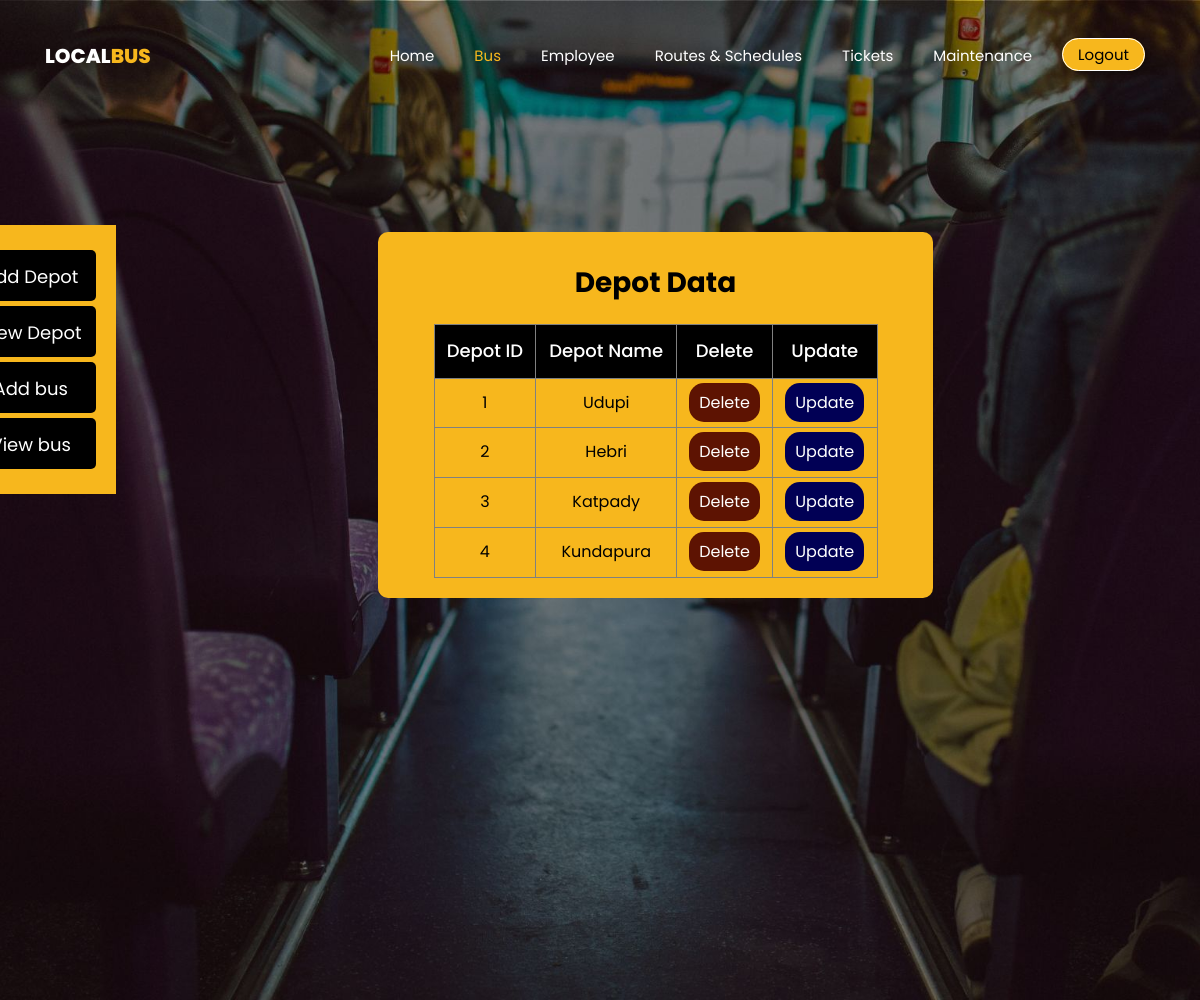
Screenshot of /view_depot.php (signed in) with the database file from the repository.
### tables this page shows
CREATE TABLE `depot` (
  `depot_id` int(4) NOT NULL,
  `depot_name` varchar(50) NOT NULL
);

### view_depot.php (the view, shortened to what this page needs)
<?php
include "connection_details.php";
$sql = "SELECT * FROM depot";
$result = mysqli_query($data, $sql);
?>
<!DOCTYPE html>
<html lang="en">
  <head>
    <link rel="stylesheet" href="css/open-iconic-bootstrap.min.css">
    <link rel="stylesheet" href="css/style.css">
    <link rel="stylesheet" href="css/bms-bus.css">
    <link rel="stylesheet" href="css/bmscss.css">
  </head>
  <body>
	  <nav class="navbar navbar-expand-lg navbar-dark ftco_navbar bg-dark ftco-navbar-light" id="ftco-navbar">
	    <div class="container">
	      <a class="navbar-brand" href="index.html">Local<span>Bus</span></a>
				<div class="collapse navbar-collapse" id="ftco-nav">
	        <ul class="navbar-nav ml-auto">
	          <li class="nav-item"><a href="index.php" class="nav-link">Home</a></li>
	          <li class="nav-item active"><a href="bus.php" class="nav-link">Bus</a></li>
	          <li class="nav-item"><a href="employee.php" class="nav-link">Employee</a></li>
	          <li class="nav-item"><a href="route.php" class="nav-link">Routes & Schedules</a></li>
	          <li class="nav-item"><a href="ticket.php" class="nav-link">Tickets</a></li>
	          <li class="nav-item"><a href="maintenance.php" class="nav-link">Maintenance</a></li>
	        </ul>
	      </div>
        <div>
          <a href="log.php" class="bms-login-btn">Logout</a>
        </div>
	    </div>
	  </nav>
    <div class="hero-wrap" style="background-image: url('images/bg_2.jpg');" data-stellar-background-ratio="0.5">
      <div class="container">
        <div class="row no-gutters slider-text justify-content-start align-items-center">
          	<aside>
              <ul class="bus-aside">
                <li><a href="add_depot.php">Add Depot</a></li>
                <li><a href="view_depot.php">View Depot</a></li>
                <li><a href="add_bus.php">Add bus</a></li>
                <li><a href="view_bus.php">View bus</a></li>
              </ul>
            </aside>
          <div class="col-lg-6 col side-text-addcontent">
           <h3>Depot Data</h3>
           <table border="1.5px">
            <tr>
              <th class="table_th">Depot ID</th>
              <th class="table_th">Depot Name</th>
              <th class="table_th">Delete</th>
              <th class="table_th">Update</th>
            </tr>
            <?php
            while($info = $result -> fetch_assoc()){
            ?>
              <tr>
                <td class="table_td"><?php echo "{$info['depot_id']}"; ?></td>
                <td class="table_td"><?php echo "{$info['depot_name']}"; ?></td>
                <td class="table_td"><?php echo "<a onClick=\"javascript:return confirm('Do you want to delete this record?')\" style='color:white; background-color:#5d1302; padding:8px 10px 8px 10px; border-radius:15px;' href = 'delete.php?depotid={$info['depot_id']}'>Delete</a>"; ?></td>
                <td class="table_td"><?php echo "<a href='update_depot.php?depotid={$info['depot_id']}' style='color:white; background-color:#010055; padding:8px 10px 8px 10px; border-radius:15px;'>Update</a>"; ?></td>
            </tr>
            <?php
            }
            ?>
           </table>
          </div>
        </div>
      </div>
    </div>
  </body>
</html>

### css/bms-bus.css (style rules this page uses)
body { font-family: "Poppins", sans-serif; color: green; }
.bus-aside { background-color: #f7b71d; margin-top: -200px !important; padding: 20px; position: absolute; margin-left: -100px; text-align: center; }
.bus-aside li { list-style: none; font-size: 20px; padding-bottom: 7.5px; padding-top: 7.5px; border-radius: 5px; background-color: black; padding-left: 15px; padding-right: 15px; margin-top: 5px; margin-bottom: 5px; transition: background-color 0.3s ease; }
.bus-aside a { color: rgb(255, 255, 255); font-size: 18px; transition: color 0.3s ease; }
h3 { color: rgb(0, 0, 0); text-align: center; padding-top: 10px; margin-bottom: 20px; font-weight: bold; }
table { width: 80%; margin: auto; text-align: center; }
.table_th { padding: 10px; font-size: 18px; color: white; font-weight: 500; background-color: black; }
.table_td { padding: 10px; color: black; }
.side-text-addcontent { margin-top: -20px; margin-left: 30%; background-color:#f7b71d ; text-align: center; padding: 20px; border-radius: 10px; }
.hero-wrap { height : 1000px !important; }

### css/bmscss.css (style rules this page uses)
.bms-login-btn { background-color:#f7b71d; color: black; border: 1px solid white; border-radius: 25px; font-size: 15px; font-family: "Poppins", sans-serif; text-align: center; cursor: pointer; box-shadow: 2px 2px 4px rgba(0, 0, 0, 0.3); transition: background-color 0.3s, color 0.3s; outline: none; margin: 10px 10px 10px 10px; padding: 5px 15px; }

### rows the page displays
depot: depot_id "1", depot_name "Udupi"
depot: depot_id "2", depot_name "Hebri"
depot: depot_id "3", depot_name "Katpady"
depot: depot_id "4", depot_name "Kundapura"
